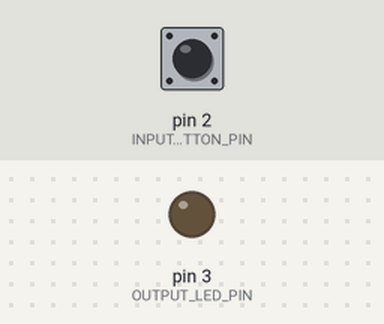
A sketch run on a simulated Arduino Uno, built with avr-gcc and run on an emulated ATmega328P. Shown: output pins drawn as LEDs (lit = HIGH). Dashed ring = blinking. The inputs (shaded band) are chosen by the test bench; at power-on: pin 2 (INPUT_BUTTON_PIN) LOW. What the sketch prints to the serial monitor is not drawn.

Above: at 1.2 s.
1.3 s: pin 2 (INPUT_BUTTON_PIN) pulled HIGH for 0.15 s
At 1.37 s:
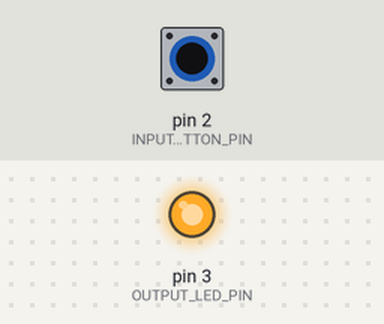
2.9 s: pin 2 (INPUT_BUTTON_PIN) pulled HIGH for 1 s
At 4.4 s:
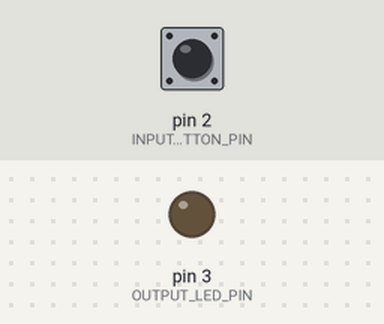
6.9 s: pin 2 (INPUT_BUTTON_PIN) pulled HIGH for 3.2 s
At 7.9 s:
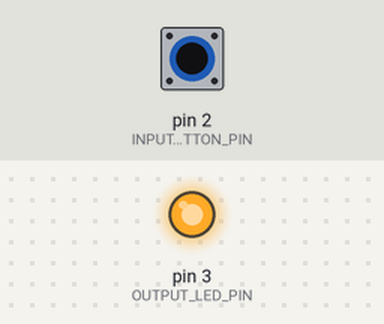
11.6 s: pin 2 (INPUT_BUTTON_PIN) pulsed HIGH 5 times (0.12 s each, 0.3 s apart)
At 11.66 s:
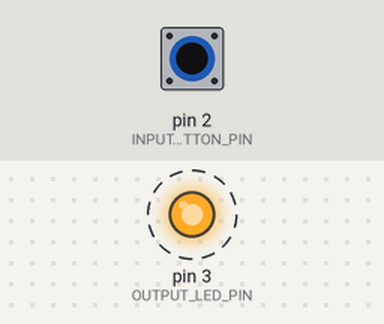
16.1 s: pin 2 (INPUT_BUTTON_PIN) pulsed HIGH 5 times (0.12 s each, 0.3 s apart)
At 17.7 s:
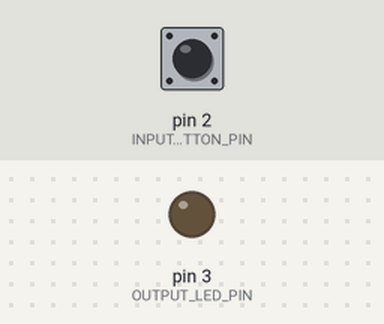
Timing chart, 0 to 19.2 s (numbered marks = the images above; inputs shaded):
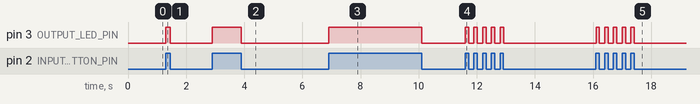

Measured:
- after the input at 1.3 s, pin 3 (OUTPUT_LED_PIN): LOW → HIGH at once, → LOW 0.15 s later
- after the input at 2.9 s, pin 3 (OUTPUT_LED_PIN): LOW → HIGH at once, → LOW 1.0 s later
- after the input at 6.9 s, pin 3 (OUTPUT_LED_PIN): LOW → HIGH at once, → LOW 3.2 s later
- after the input at 11.6 s, pin 3 (OUTPUT_LED_PIN): alternates HIGH for 0.12 s and LOW for 0.18 s, 10 changes in all, then stays LOW, starting at once
- after the input at 16.1 s, pin 3 (OUTPUT_LED_PIN): alternates HIGH for 0.12 s and LOW for 0.18 s, 10 changes in all, then stays LOW, starting at once

The sketch:

basicButton.ino
```cpp
const int INPUT_BUTTON_PIN = 2;
const int OUTPUT_LED_PIN = 3;

void setup() {
  // put your setup code here, to run once:
  pinMode(INPUT_BUTTON_PIN, INPUT);
  pinMode(OUTPUT_LED_PIN, OUTPUT);
  Serial.begin(9600);
}

void loop() {
  // put your main code here, to run repeatedly:
  int buttonValue = digitalRead(INPUT_BUTTON_PIN);

  boolean isPressed = buttonValue == HIGH;

  if (isPressed) {
    Serial.println("ON");
  } else {
    Serial.println("OFF");
  }
  digitalWrite(OUTPUT_LED_PIN, buttonValue);

  delay(5);
}
```
